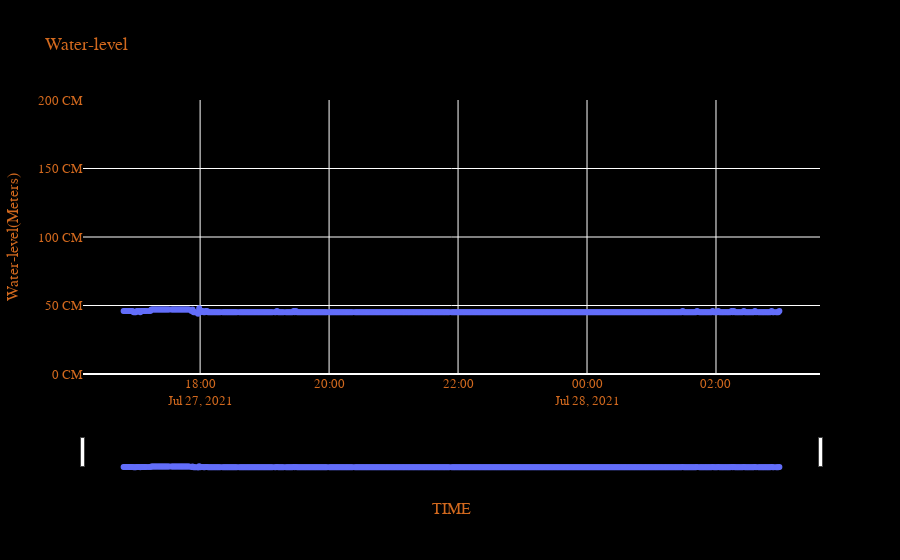

Write notebook code for a chart like this one.
### Code cell
fig = go.Figure()
fig.add_trace(go.Scatter(x=df_after_kmeans['time'], y=df_after_kmeans['level'],
                    mode='lines+markers',
                    name='lines+markers'))
fig.layout=go.Layout(
    plot_bgcolor = '#000000', 
    paper_bgcolor = '#000000',
    font=dict(family = "Courier New, monospace",size = 13, color = "#D2691E"),
    title = 'Water-level', 
    yaxis = {'autorange': False, 'range': [0, 200] ,'ticksuffix': ' CM' ,'gridcolor':'#FFFFFF','title': {'text':'Water-level(Meters)'}},
    xaxis=go.layout.XAxis(gridcolor = '#FFFFFF',title_text = "TIME", rangeslider = dict( visible = True), type = "date")
)
fig.show()

### Figure 1 — Plotly figure (JSON) as saved in the notebook; plotly's stock layout.template omitted (floating-point values rounded to 4 significant figures; data arrays with more than 128 entries replaced by an {"elided": "..."} marker saying what was removed)
{"data": [{"mode": "lines+markers", "name": "lines+markers", "type": "scatter", "x": {"elided": "576 str values"}, "y": {"elided": "576 int values"}}], "layout": {"font": {"color": "#D2691E", "family": "Courier New, monospace", "size": 13}, "paper_bgcolor": "#000000", "plot_bgcolor": "#000000", "title": {"text": "Water-level"}, "xaxis": {"gridcolor": "#FFFFFF", "rangeslider": {"visible": true}, "title": {"text": "TIME"}, "type": "date"}, "yaxis": {"autorange": false, "gridcolor": "#FFFFFF", "range": [0, 200], "ticksuffix": " CM", "title": {"text": "Water-level(Meters)"}}}}
